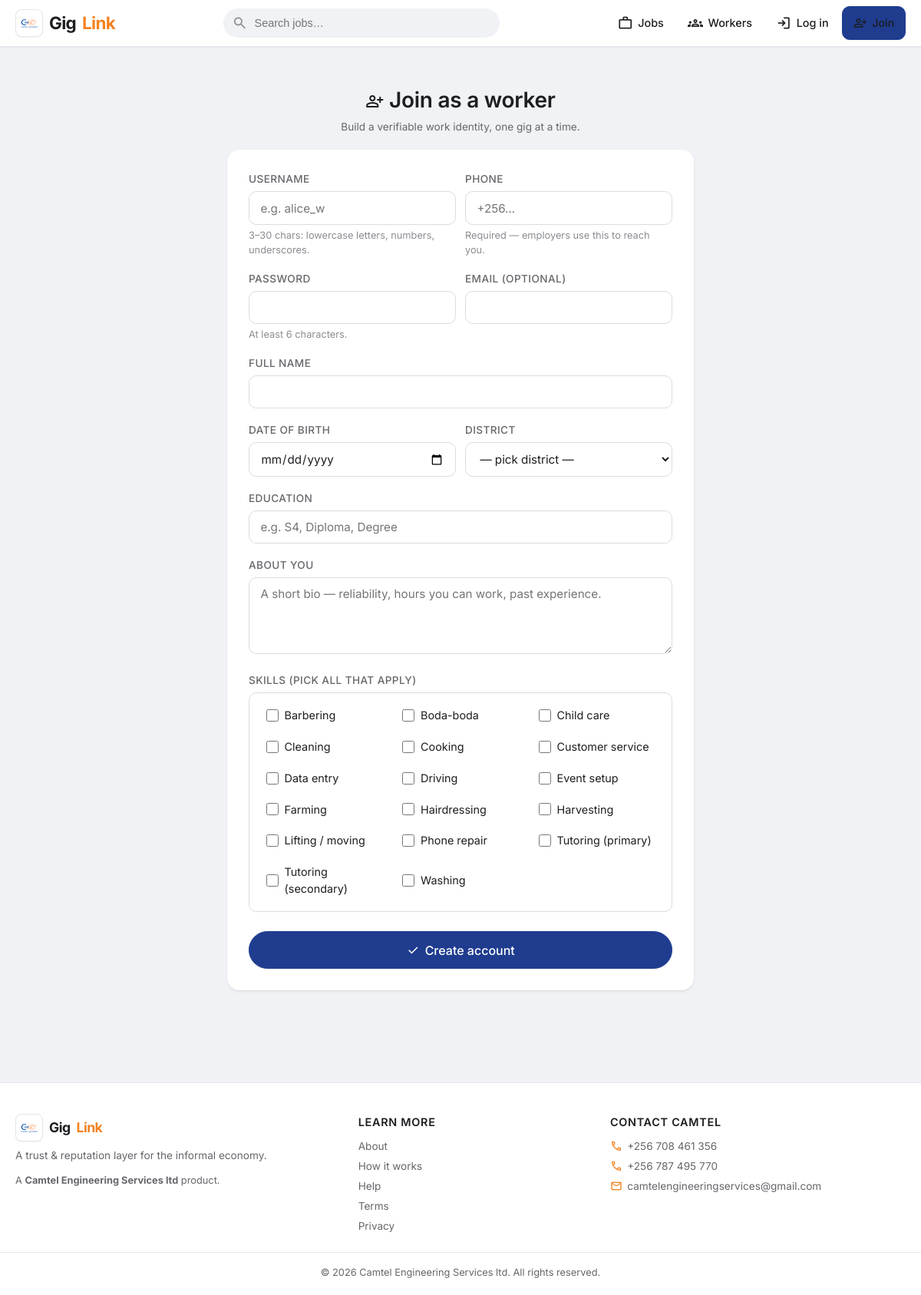
The app's page /register_youth.php with its own data.
### tables this page shows
CREATE TABLE skills (
    id      INT AUTO_INCREMENT PRIMARY KEY,
    name    VARCHAR(80) NOT NULL UNIQUE
);

### includes/auth.php (called while the page is built, shortened)
<?php
function is_logged_in(): bool {
    return !empty($_SESSION['user_id']);
}

### register_youth.php (the view, shortened to what this page needs)
<?php
require __DIR__ . '/includes/header.php';
$all_skills = $pdo->query("SELECT id, name FROM skills ORDER BY name")->fetchAll();
$selected_skills = array_map('intval', $_POST['skills'] ?? []);
?>
<div class="form-page">
    <div class="form-head">
        <h1><?= icon('person_add') ?> Join as a worker</h1>
        <p class="muted">Build a verifiable work identity, one gig at a time.</p>
    </div>
    <form method="post" class="form">
        <div class="row inline">
            <div>
                <label>Username</label>
                <input type="text" name="username" required
                       value="<?= e($_POST['username'] ?? '') ?>"
                       pattern="[a-zA-Z0-9_]{3,30}" minlength="3" maxlength="30"
                       autocapitalize="none" autocomplete="username"
                       placeholder="e.g. alice_w">
                <small>3–30 chars: lowercase letters, numbers, underscores.</small>
            </div>
            <div>
                <label>Phone</label>
                <input type="tel" name="phone" required value="<?= e($_POST['phone'] ?? '') ?>" placeholder="+256…">
                <small>Required — employers use this to reach you.</small>
            </div>
        </div>
        <div class="row inline">
            <div>
                <label>Password</label>
                <input type="password" name="password" required minlength="6">
                <small>At least 6 characters.</small>
            </div>
            <div>
                <label>Email <span class="muted">(optional)</span></label>
                <input type="email" name="email" value="<?= e($_POST['email'] ?? '') ?>" autocomplete="email">
            </div>
        </div>
        <div class="row">
            <label>Full name</label>
            <input type="text" name="full_name" required value="<?= e($_POST['full_name'] ?? '') ?>">
        </div>
        <div class="row inline">
            <div><label>Date of birth</label><input type="date" name="dob" value="<?= e($_POST['dob'] ?? '') ?>"></div>
            <div>
                <label>District</label>
                <select name="location_id">
                    <option value="">— pick district —</option>
                </select>
            </div>
        </div>
        <div class="row">
            <label>Education</label>
            <input type="text" name="education" placeholder="e.g. S4, Diploma, Degree" value="<?= e($_POST['education'] ?? '') ?>">
        </div>
        <div class="row">
            <label>About you</label>
            <textarea name="bio" placeholder="A short bio — reliability, hours you can work, past experience."><?= e($_POST['bio'] ?? '') ?></textarea>
        </div>
        <div class="row">
            <label>Skills (pick all that apply)</label>
            <div class="check-grid">
                <?php foreach ($all_skills as $s): ?>
                    <label>
                        <input type="checkbox" name="skills[]" value="<?= (int)$s['id'] ?>"
                               <?= in_array((int)$s['id'], $selected_skills, true) ? 'checked' : '' ?>>
                        <?= e($s['name']) ?>
                    </label>
                <?php endforeach; ?>
            </div>
        </div>
        <button class="btn btn-lg" style="width:100%"><?= icon('check') ?> Create account</button>
    </form>
</div>
<?php require __DIR__ . '/includes/footer.php'; ?>

### includes/header.php (shortened to what this page needs)
<?php
require_once __DIR__ . '/db.php';
require_once __DIR__ . '/auth.php';
require_once __DIR__ . '/helpers.php';
$me_name    = is_logged_in() ? display_name($pdo) : '';
?>
<!DOCTYPE html>
<html lang="en">
<head>
    <link rel="stylesheet" href="/giglink/assets/style.css?v=<?= @filemtime(__DIR__ . '/../assets/style.css') ?: time() ?>">
</head>
<body>
<header class="topbar">
    <div class="container nav">
        <a href="/giglink/" class="brand" title="GigLink — a Camtel Engineering Services platform">
            <span class="logo-dot">
                <?php
                  $logo_png = __DIR__ . '/../assets/logo.png';
                  $logo_src = is_file($logo_png) ? '/giglink/assets/logo.png' : '/giglink/assets/logo.svg';
                ?>
                <img src="<?= e($logo_src) ?>" alt="Camtel" width="36" height="36"
                     style="width:36px;height:36px;max-width:100%;max-height:100%;object-fit:contain;display:block">
            </span>
            Gig<span>Link</span>
        </a>
        <div class="nav-search">
            <?= icon('search') ?>
            <form method="get" action="/giglink/jobs.php" style="margin:0">
                <input type="text" name="q" aria-label="Search jobs" placeholder="Search jobs…" autocomplete="off">
            </form>
        </div>
        <nav class="nav-links" aria-label="Main navigation">
            <a href="/giglink/jobs.php" aria-label="Jobs"><?= icon('work') ?><span class="lbl">Jobs</span></a>
            <a href="/giglink/workers.php" aria-label="Workers"><?= icon('groups') ?><span class="lbl">Workers</span></a>
            <?php if (is_logged_in()):
                $unread     = unread_count($pdo, current_user_id());
                $unread_msg = unread_messages_count($pdo, current_user_id());
                $my_photo   = current_photo($pdo);
            ?>
                <a href="/giglink/messages.php" class="bell" title="Messages">
                    <?= icon('chat') ?>
                    <?php if ($unread_msg): ?><span class="bell-dot"><?= $unread_msg > 99 ? '99+' : $unread_msg ?></span><?php endif; ?>
                </a>
                <a href="/giglink/notifications.php" class="bell" title="Notifications">
                    <?= icon('notifications') ?>
                    <?php if ($unread): ?><span class="bell-dot"><?= $unread > 99 ? '99+' : $unread ?></span><?php endif; ?>
                </a>
                <form method="post" action="/giglink/logout.php">
                    <?= csrf_field() ?>
                    <button class="nav-logout" aria-label="Log out"><?= icon('logout') ?><span class="lbl">Log out</span></button>
                </form>
                <div class="user-menu" id="userMenu">
                    <button class="user-menu-toggle" type="button" aria-label="Account menu" aria-expanded="false" aria-controls="userMenuDropdown">
                        <?= avatar($me_name, '', $my_photo) ?>
                    </button>
                    <div class="user-menu-dropdown" id="userMenuDropdown">
                        <div class="menu-header">
                            <?= avatar($me_name, 'lg', $my_photo) ?>
                            <div>
                                <div class="name"><?= e($me_name) ?></div>
                                <div class="email">@<?= e($_SESSION['username'] ?? '') ?></div>
                            </div>
                        </div>
                        <?php if (current_role() === 'youth'): ?>
                            <a href="/giglink/youth/dashboard.php"><?= icon('dashboard') ?> Dashboard</a>
                            <a href="/giglink/youth/profile.php"><?= icon('person') ?> Edit profile</a>
                            <a href="/giglink/youth/availability.php"><?= icon('schedule') ?> My availability</a>
                            <a href="/giglink/youth/saved.php"><?= icon('bookmark') ?> Saved jobs</a>
                            <a href="/giglink/profile_qr.php?id=<?= (int)current_user_id() ?>"><?= icon('qr_code_2') ?> My work ID</a>
                        <?php elseif (current_role() === 'employer'): ?>
                            <a href="/giglink/employer/dashboard.php"><?= icon('dashboard') ?> Dashboard</a>
                            <a href="/giglink/employer/post_job.php"><?= icon('add_circle') ?> Post a job</a>
                            <a href="/giglink/employer/find_workers.php"><?= icon('person_search') ?> Find workers</a>
                            <a href="/giglink/employer/profile.php"><?= icon('storefront') ?> Edit profile</a>
                        <?php endif; ?>
                        <?php if (current_role() === 'admin'): ?>
                            <a href="/giglink/admin/"><?= icon('admin_panel_settings') ?> Admin</a>
                        <?php endif; ?>
                    </div>
                </div>
            <?php else: ?>
                <a href="/giglink/login.php" aria-label="Log in"><?= icon('login') ?><span class="lbl">Log in</span></a>
                <a href="/giglink/register_youth.php" class="btn btn-sm"><?= icon('person_add') ?> Join</a>
            <?php endif; ?>
        </nav>
    </div>
</header>
<main class="container">

### includes/helpers.php (shortened to what this page needs)
<?php
function e($value): string {
    return htmlspecialchars((string)$value, ENT_QUOTES | ENT_SUBSTITUTE, 'UTF-8');
}
function icon(string $name, string $class = ''): string {
    return '<span class="material-symbols-outlined ' . e($class) . '">' . e($name) . '</span>';
}

### includes/footer.php (shortened to what this page needs)
</main>
<footer class="footer">
    <div class="container footer-cols">
        <div>
            <a href="/giglink/" class="brand">
                <span class="logo-dot">
                    <?php
                      $__logo = is_file(__DIR__ . '/../assets/logo.png')
                          ? '/giglink/assets/logo.png' : '/giglink/assets/logo.svg';
                    ?>
                    <img src="<?= e($__logo) ?>" alt="Camtel" width="36" height="36"
                         style="width:36px;height:36px;max-width:100%;max-height:100%;object-fit:contain;display:block">
                </span>
                Gig<span>Link</span>
            </a>
            <p class="muted" style="margin-top:0.5rem">A trust &amp; reputation layer for the informal economy.</p>
            <p class="muted" style="font-size:0.8rem">A <strong>Camtel Engineering Services ltd</strong> product.</p>
        </div>
        <div>
            <h4>Learn more</h4>
            <ul class="footer-links">
                <li><a href="/giglink/about.php">About</a></li>
                <li><a href="/giglink/how.php">How it works</a></li>
                <li><a href="/giglink/help.php">Help</a></li>
                <li><a href="/giglink/terms.php">Terms</a></li>
                <li><a href="/giglink/privacy.php">Privacy</a></li>
            </ul>
        </div>
        <div>
            <h4>Contact Camtel</h4>
            <ul class="footer-links">
                <li><?= icon('call') ?> <a href="tel:+256708461356">+256 708 461 356</a></li>
                <li><?= icon('call') ?> <a href="tel:+256787495770">+256 787 495 770</a></li>
                <li><?= icon('mail') ?> <a href="mailto:camtelengineeringservices@gmail.com">camtelengineeringservices@gmail.com</a></li>
            </ul>
        </div>
    </div>
    <div class="container footer-bottom muted">
        &copy; <?= date('Y') ?> Camtel Engineering Services ltd. All rights reserved.
    </div>
</footer>
</body>
</html>

### records on screen
skills: name "Barbering"
skills: name "Boda-boda"
skills: name "Child care"
skills: name "Cleaning"
skills: name "Cooking"
skills: name "Customer service"
skills: name "Data entry"
skills: name "Driving"
skills: name "Event setup"
skills: name "Farming"
skills: name "Hairdressing"
skills: name "Harvesting"
skills: name "Lifting / moving"
skills: name "Phone repair"
skills: name "Tutoring (primary)"
skills: name "Tutoring (secondary)"
skills: name "Washing"
